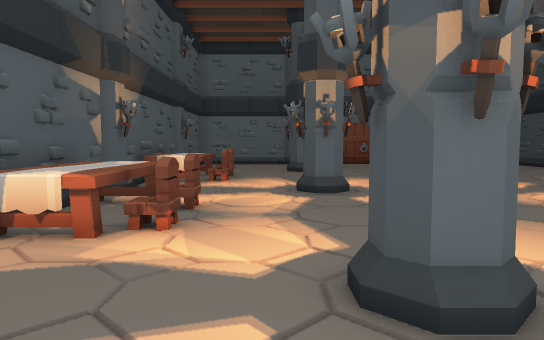
View 1 (above)

16 first-person views from a walk through a 3-D level made in the Unity game engine. The camera is 1.4 m above the floor, tilts 4° down and sees 70° across. The floor is counted in squares, 1 m on a side. Each view is taken from the middle of a square. On the plan, view 1 faces up. The plan holds only what a view shows up to about 16 squares ahead; the rest is blank. Some surface patterns are stand-ins.

View 2
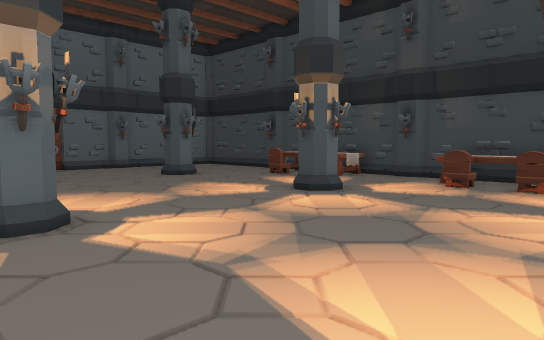

View 3
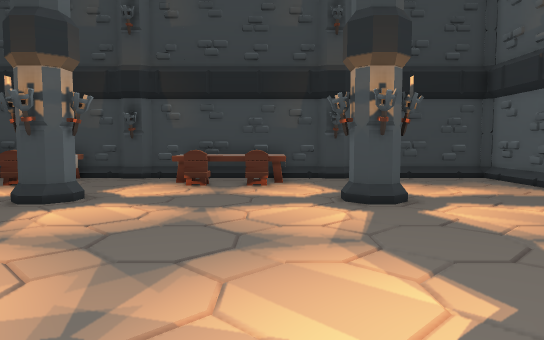

View 4
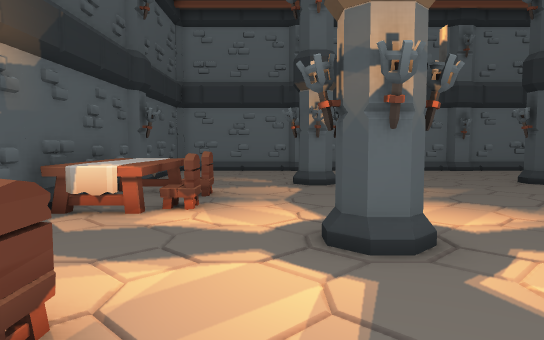

View 5
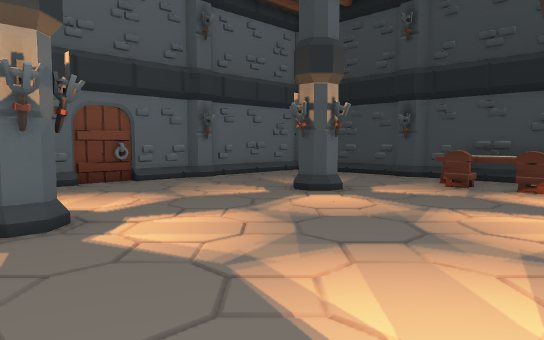

View 6
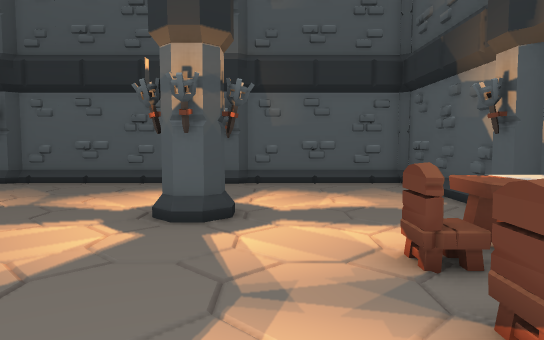

View 7
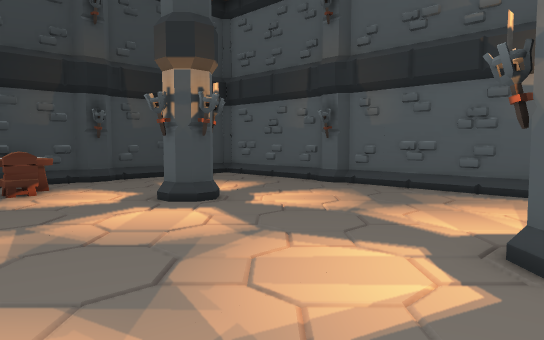

View 8
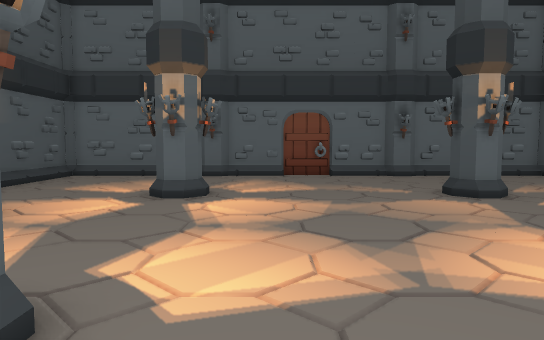

View 9
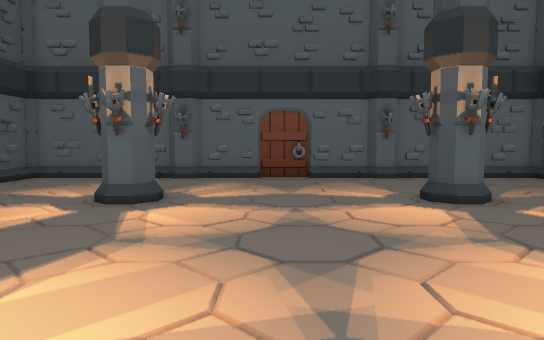

View 10
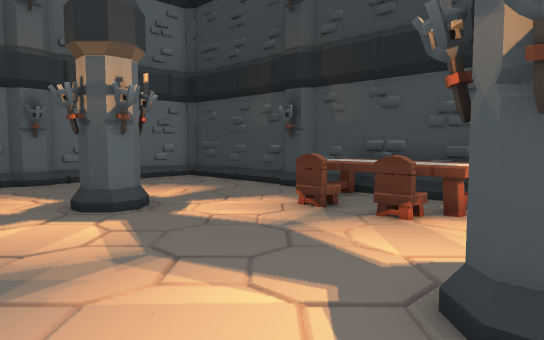

View 11
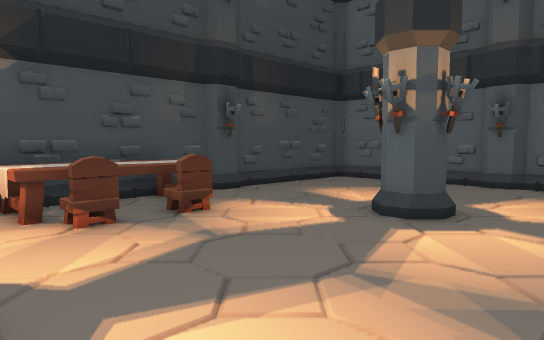

View 12
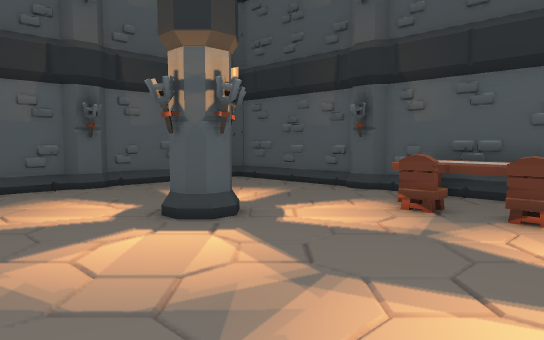

View 13
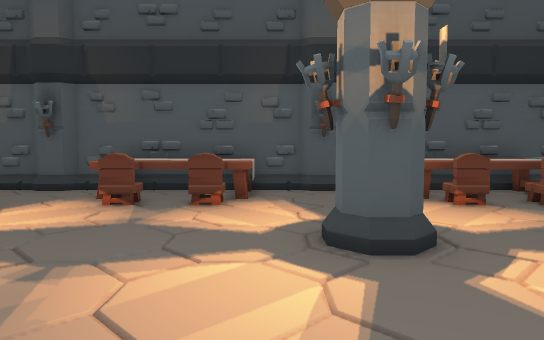

View 14
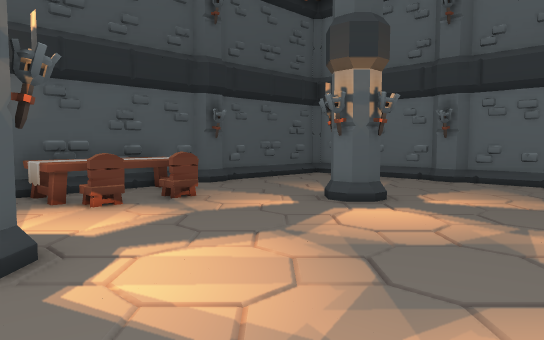

View 15
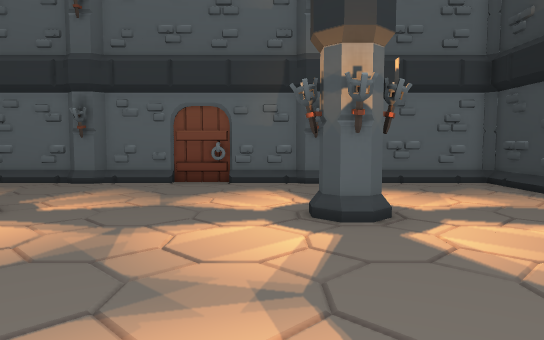

View 16
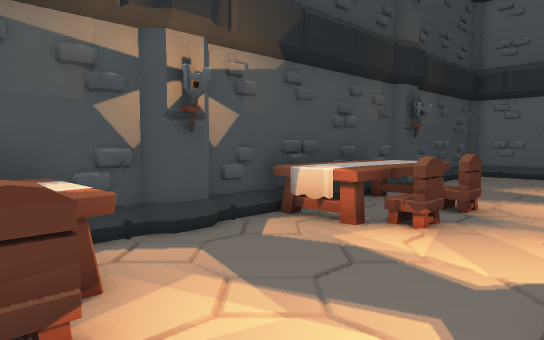

### Floor plan
Key: @ floor where view 1 was taken; # wall or solid block; . floor; O other object.
Columns run from 5 left of view 1 to 16 right of it. Each row starts with its distance up from view 1.
 26 #####OOOO####OOOO#####
 25 #.....O.......O......#
 24 #....................#
 23 #....................#
 22 #....................#
 21 O....................O
 20 OO....O#......O#....OO
 19 O.....##......##.....O
 18 O....................O
 17 #OOO..............OOO#
 16 #OOO..............OOO#
 15 #OOO..............OOO#
 14 #OOO..............OOO#
 13 O....................O
 12 OO....O#......O#....OO
 11 O.....##......##.....O
 10 O....................O
  9 #OOO..............OOO#
  8 #OOO..............OOO#
  7 #OOO..............OOO#
  6 #OOO..............OOO#
  5 O....................O
  4 OO....O#......O#....OO
  3 O.....##......##.....O
  2 O....................O
  1 #....................#
  0 #....@...............#
 -1 #....................#
 -2 #.....O.......O......#
 -3 #####OOOO####OOOO#####

Positions as (right, up) in squares from view 1, and headings:
1: (0, 0), facing up
2: (0, 4), facing up-right
3: (0, 6), facing right
4: (0, 6), facing up
5: (0, 12), facing up-right
6: (0, 11), facing down
7: (1, 9), facing down-right
8: (4, 9), facing up
9: (5, 10), facing up
10: (6, 11), facing up-right
11: (6, 11), facing down-right
12: (6, 10), facing down-left
13: (7, 10), facing left
14: (7, 11), facing up-left
15: (8, 12), facing up
16: (10, 15), facing down-right
